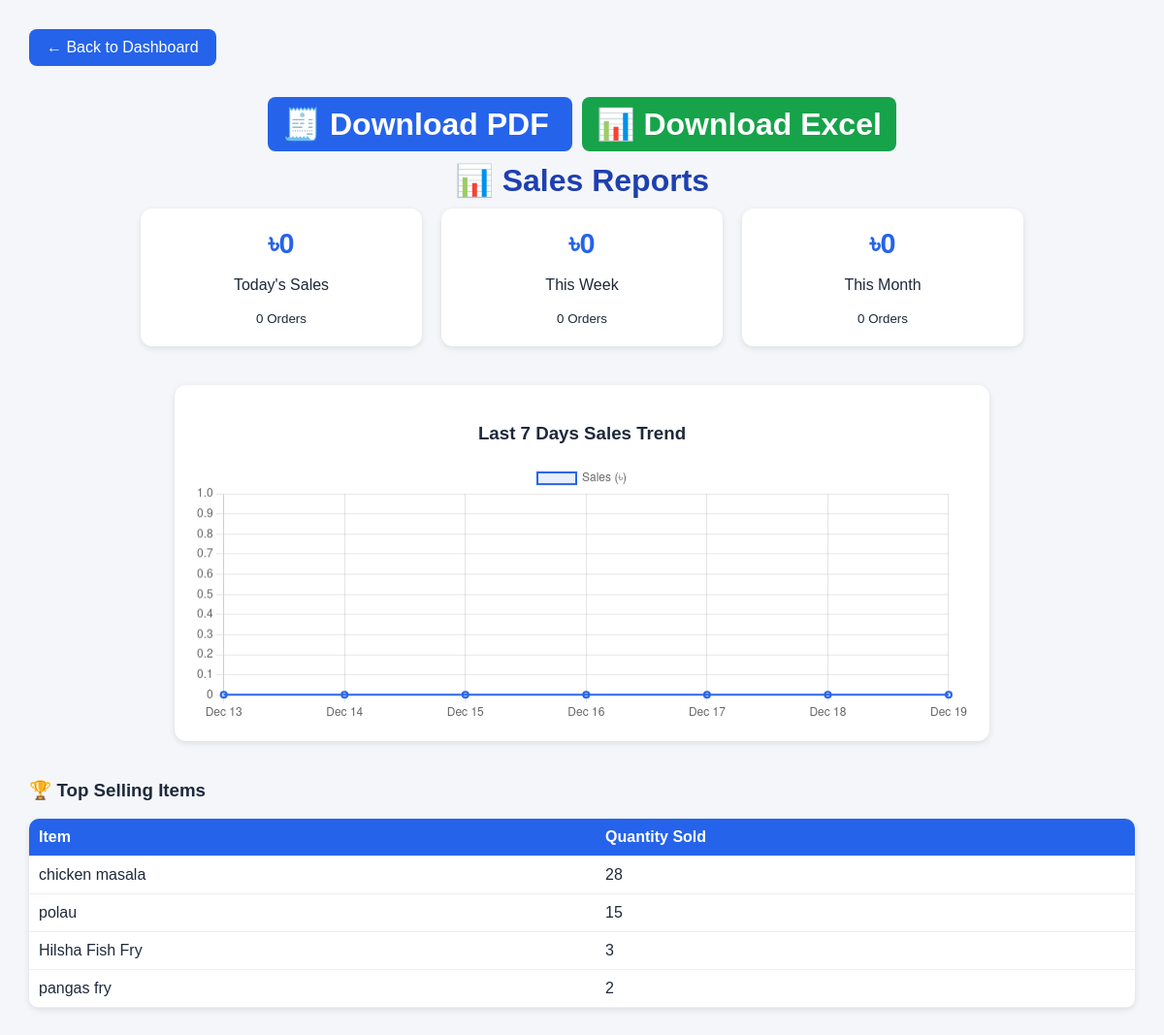
/report/ (signed in), run on the app's committed database.
### canteen/models.py (models this page shows, shortened)
class Product(models.Model):
    category = models.ForeignKey(Category, on_delete=models.SET_NULL, null=True, blank=True, related_name='products')
    name = models.CharField(max_length=200)
    description = models.TextField(blank=True)
    price = models.DecimalField(max_digits=9, decimal_places=2)
    image = models.ImageField(upload_to='products/', blank=True, null=True)
    in_stock = models.BooleanField(default=True)
    stock_qty = models.IntegerField(default=0)  # inventory count
    tags = models.CharField(max_length=200, blank=True)  # optional tags

### canteen/views.py (the view)
# urls.py: path('report/', views.report, name='report'),
@login_required
def report(request):
    today = timezone.now().date()
    week_start = today - timedelta(days=today.weekday())  # Monday
    month_start = today.replace(day=1)
    daily_sales = (
        Order.objects.filter(created_at__date=today)
        .aggregate(total=Sum('total_amount'), count=Count('id'))
    )
    weekly_sales = (
        Order.objects.filter(created_at__date__gte=week_start)
        .aggregate(total=Sum('total_amount'), count=Count('id'))
    )
    monthly_sales = (
        Order.objects.filter(created_at__date__gte=month_start)
        .aggregate(total=Sum('total_amount'), count=Count('id'))
    )
    top_items = (
        OrderItem.objects.values('product__name')
        .annotate(total_qty=Sum('quantity'))
        .order_by('-total_qty')[:5]
    )
    last_7_days = [today - timedelta(days=i) for i in range(6, -1, -1)]
    daily_chart_labels = [d.strftime("%b %d") for d in last_7_days]
    daily_chart_values = [
        Order.objects.filter(created_at__date=d).aggregate(total=Sum('total_amount'))['total'] or 0
        for d in last_7_days
    ]
    context = {
        "today": today,
        "daily_sales": daily_sales,
        "weekly_sales": weekly_sales,
        "monthly_sales": monthly_sales,
        "top_items": top_items,
        "chart_labels": daily_chart_labels,
        "chart_values": daily_chart_values,
    }
    return render(request, "canteen/report.html", context)

### canteen/templates/canteen/report.html (shortened to what this page needs)
<!DOCTYPE html>
<html lang="en">
<head>
</head>
<body>
  <a href="{% url 'canteen:index' %}" class="back-btn">← Back to Dashboard</a>
  <h1><div style="text-align:center;margin-bottom:20px;">
  <a href="{% url 'canteen:report_pdf' %}"
     style="background:#2563eb;color:white;padding:10px 15px;border-radius:8px;text-decoration:none;margin-right:10px;">
     🧾 Download PDF
  </a>
  <a href="{% url 'canteen:report_excel' %}"
     style="background:#16a34a;color:white;padding:10px 15px;border-radius:8px;text-decoration:none;">
     📊 Download Excel
  </a>
</div>
    📊 Sales Reports</h1>
  <div class="summary">
    <div class="card">
      <h2>৳{{ daily_sales.total|default:0 }}</h2>
      <p>Today's Sales</p>
      <small>{{ daily_sales.count|default:0 }} Orders</small>
    </div>
    <div class="card">
      <h2>৳{{ weekly_sales.total|default:0 }}</h2>
      <p>This Week</p>
      <small>{{ weekly_sales.count|default:0 }} Orders</small>
    </div>
    <div class="card">
      <h2>৳{{ monthly_sales.total|default:0 }}</h2>
      <p>This Month</p>
      <small>{{ monthly_sales.count|default:0 }} Orders</small>
    </div>
  </div>
  <div class="chart-container">
    <h3 style="text-align:center;">Last 7 Days Sales Trend</h3>
    <canvas id="salesChart" height="100"></canvas>
  </div>
  <h3>🏆 Top Selling Items</h3>
  <table>
    <thead>
      <tr><th>Item</th><th>Quantity Sold</th></tr>
    </thead>
    <tbody>
      {% for item in top_items %}
      <tr>
        <td>{{ item.product__name }}</td>
        <td>{{ item.total_qty }}</td>
      </tr>
      {% empty %}
      <tr><td colspan="2">No data available</td></tr>
      {% endfor %}
    </tbody>
  </table>
  <script>
    const ctx = document.getElementById('salesChart');
    const chart = new Chart(ctx, {
      type: 'line',
      data: {
        labels: {{ chart_labels|safe }},
        datasets: [{
          label: 'Sales (৳)',
          data: {{ chart_values|safe }},
          borderColor: '#2563eb',
          backgroundColor: 'rgba(37,99,235,0.1)',
          borderWidth: 2,
          fill: true,
          tension: 0.3
        }]
      },
      options: {
        responsive: true,
        scales: {
          y: { beginAtZero: true }
        }
      }
    });
  </script>
</body>
</html>

### canteen/templates/canteen/report.html (style rules this page uses)
body { font-family: "Poppins", sans-serif; background: #f4f6f9; margin: 0; padding: 30px; color: #1e293b; }
h1 { text-align: center; margin-bottom: 10px; color: #1e40af; }
.summary { display: flex; flex-wrap: wrap; justify-content: center; gap: 20px; margin-bottom: 40px; }
.card { background: white; border-radius: 12px; box-shadow: 0 2px 6px rgba(0,0,0,0.1); padding: 20px; text-align: center; width: 250px; }
.card h2 { margin: 0; color: #2563eb; font-size: 1.8rem; }
.chart-container { max-width: 800px; margin: 0 auto 40px auto; background: white; padding: 20px; border-radius: 12px; box-shadow: 0 2px 6px rgba(0,0,0,0.1); }
table { width: 100%; border-collapse: collapse; background: white; box-shadow: 0 2px 6px rgba(0,0,0,0.1); border-radius: 10px; overflow: hidden; }
th, td { padding: 10px; border-bottom: 1px solid #eee; text-align: left; }
th { background: #2563eb; color: white; }
.back-btn { display: inline-block; margin-bottom: 20px; text-decoration: none; background: #2563eb; color: white; padding: 10px 18px; border-radius: 8px; }

### data on the page
Product: product__name "chicken masala", total_qty "28"
Product: product__name "polau", total_qty "15"
Product: product__name "Hilsha Fish Fry", total_qty "3"
Product: product__name "pangas fry", total_qty "2"

### other printed values
{{ daily_sales.total|default:0 }} "0"
{{ daily_sales.count|default:0 }} "0"
{{ weekly_sales.total|default:0 }} "0"
{{ weekly_sales.count|default:0 }} "0"
{{ monthly_sales.total|default:0 }} "0"
{{ monthly_sales.count|default:0 }} "0"
chart data {{ chart_values|safe }} [0, 0, 0, 0, 0, 0, 0]
